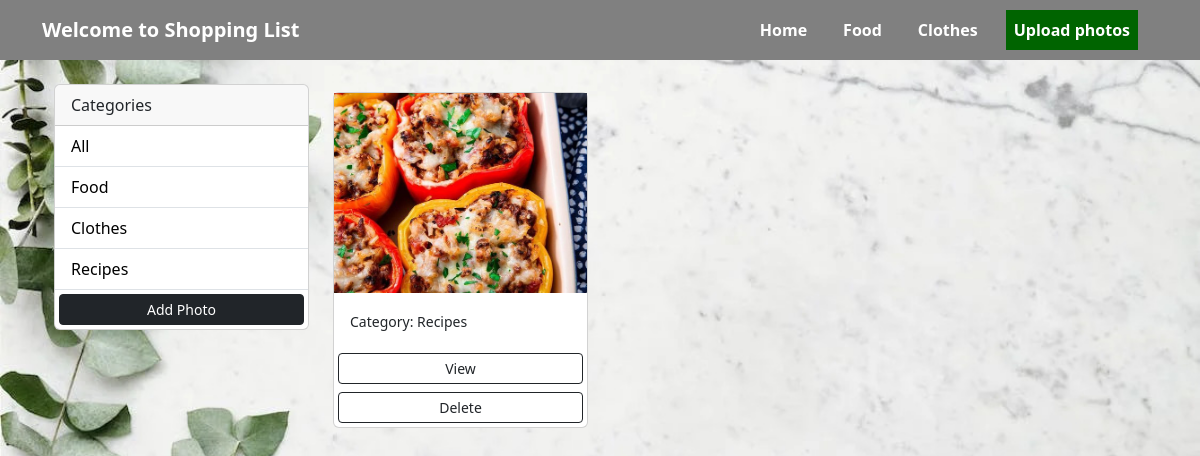
/gallery/?category=Recipes, run on the app's committed database.
### produse/models.py (models this page shows, shortened)
class Category(models.Model):
    class Meta:
        verbose_name = 'Category'
        verbose_name_plural = 'Categories'
    user = models.ForeignKey(User, on_delete=models.SET_NULL, null=True, blank=True)
    name = models.CharField(max_length=100, null=False, blank=False)

class Photo(models.Model):
    class Meta:
        verbose_name = 'Photo'
        verbose_name_plural = 'Photos'
    category = models.ForeignKey(Category, on_delete=models.SET_NULL, null=True, blank=True)
    image = models.ImageField(null=False, blank=False)
    description = models.TextField()

### produse/views.py (the view)
# urls.py: path('gallery/', views.gallery, name='gallery'),
def gallery(request):
    category = request.GET.get('category')
    if category == None:
        photos = Photo.objects.all()
    else:
        photos = Photo.objects.filter(category__name=category)
    categories = Category.objects.all()
    context = {'categories': categories, 'photos': photos}
    return render(request, 'produse/gallery.html', context)

### produse/templates/produse/gallery.html (shortened to what this page needs)
{% extends 'produse/base.html' %}
{% block content %}
<body>
        <div class="container">
            <div class="row">
                <div class="col-md-3">
                    <div class="card">
                        <div class="card-header">
                            Categories
                        </div>
                        <ul class="list-group list-group-flush">
                            <li class="list-group-item">
                                <a href="{% url 'gallery' %}">All</a>
                            </li>
                            {% for category in categories %}
                            <li class=" list-group-item">
                                <a href="{% url 'gallery' %}?category={{category.name}}">
                                    {{category.name}}
                                </a>
                            </li>
                            {% endfor %}
                            <a href="{% url 'addphoto' %}" class="btn btn-dark btn-block btn-sm m-1">Add Photo</a>
                        </ul>
                    </div>
                </div>
                <div class="col-md-9">
                    <div class="row">
                        {% for photo in photos %}
                        <div class="col-md-4">
                            <div class="card my-2">
                                <img class="image-thumbail" src="{{photo.image.url}}" alt="Card image cap">
                                <div class="card-body">
                                    <small>Category: {{photo.category.name}}</small>
                                </div>
                                <a href="{% url 'photo' photo.id %}" class="btn btn-outline-dark btn-sm m-1">View</a>
                                <a href="{% url 'deletePhoto' photo.id %}" class="btn btn-outline-dark btn-sm m-1">Delete</a>
                            </div>
                        </div>
                        {% empty %}
                        <h3>No photos...</h3>
                        {% endfor %}
                    </div>
                </div>
            </div>
        </div>
</body>
{% endblock content %}

### produse/static/style.css (style rules this page uses)
body { background-image: url('/static/images/home_cover.jpg'); background-size: cover; background-position: center; background-repeat: no-repeat; z-index: -1; padding-top: 60px !important; }

### produse/templates/produse/gallery.html (style rules this page uses)
.image-thumbail { height: 200px; object-fit: cover; }
.list-group-item a { text-decoration: none; color: black; }

### data on the page
Category: name "Food"
Category: name "Clothes"
Category: name "Recipes"
Photo: image (picture), category.name "Recipes"
